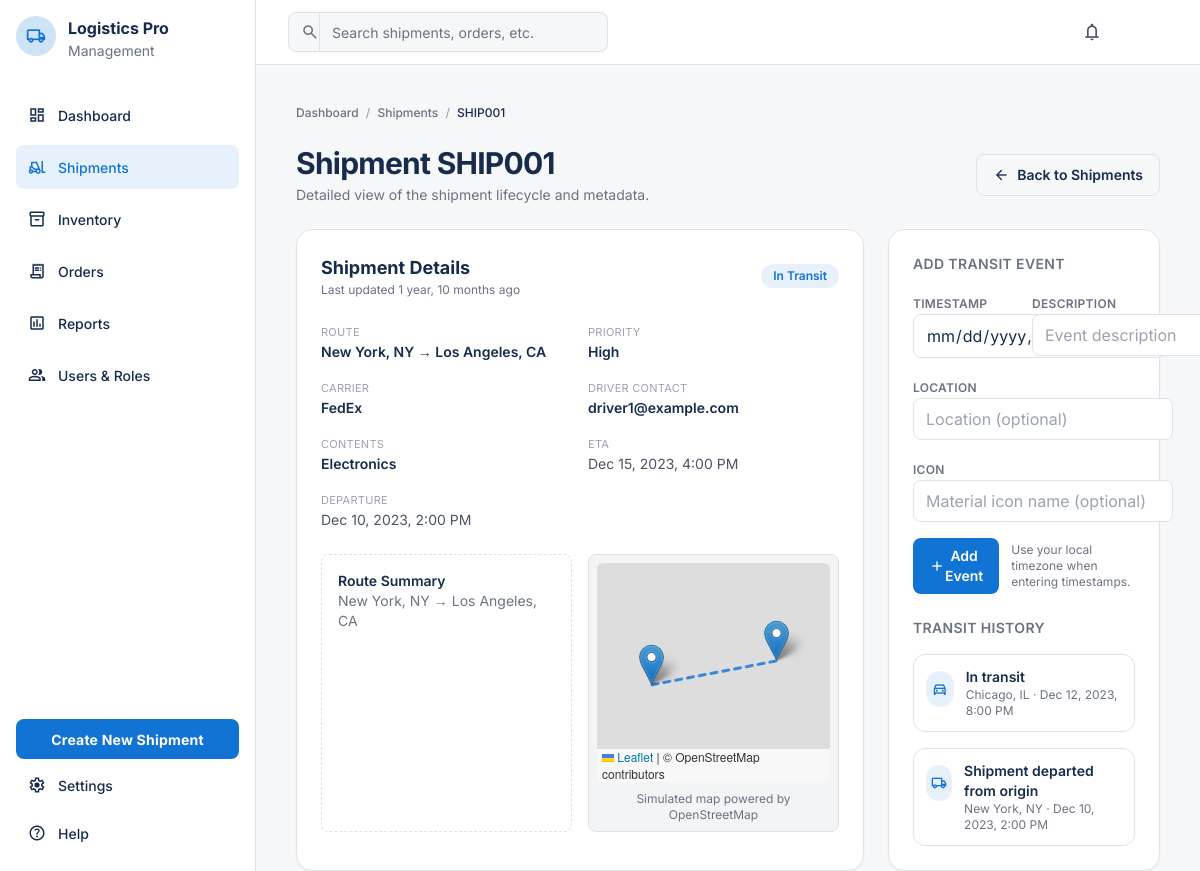
/shipments/1/, run on the app's committed database.
### shipments/models.py (models this page shows, shortened)
class Shipment(models.Model):
    STATUS_CHOICES = [
        ("in_transit", "In Transit"),
        ("delayed", "Delayed"),
        ("on_time", "On Time"),
        ("issue", "Issue"),
        ("delivered", "Delivered"),
    ]
    PRIORITY_CHOICES = [
        ("high", "High"),
        ("medium", "Medium"),
        ("low", "Low"),
    ]
    tracking_id = models.CharField(max_length=40, unique=True)
    origin = models.CharField(max_length=120)
    destination = models.CharField(max_length=120)
    eta = models.DateTimeField(null=True, blank=True)
    status = models.CharField(max_length=20, choices=STATUS_CHOICES, default="in_transit")
    priority = models.CharField(max_length=12, choices=PRIORITY_CHOICES, default="medium")
    carrier = models.CharField(max_length=120, blank=True)
    contents = models.CharField(max_length=255, blank=True)
    driver_contact = models.CharField(max_length=120, blank=True)
    departure_time = models.DateTimeField(null=True, blank=True)
    last_updated = models.DateTimeField(auto_now=True)
    class Meta:
        ordering = ["eta", "tracking_id"]

class ShipmentEvent(models.Model):
    shipment = models.ForeignKey(Shipment, related_name="events", on_delete=models.CASCADE)
    timestamp = models.DateTimeField()
    description = models.CharField(max_length=255)
    location = models.CharField(max_length=255, blank=True)
    icon = models.CharField(
        max_length=32,
        blank=True,
        help_text="Optional material icon name used to visually differentiate events.",
    )
    class Meta:
        ordering = ["-timestamp"]

### shipments/views.py (the view, shortened to what this page needs)
class ShipmentDetailView(FormMixin, DetailView):
    template_name = "shipments/detail.html"
    queryset = Shipment.objects.prefetch_related("events")
    form_class = ShipmentEventForm
    def get_context_data(self, **kwargs):
        context = super().get_context_data(**kwargs)
        event_form = kwargs.get("event_form") if "event_form" in kwargs else None
        context["event_form"] = event_form or self.get_form()
        return context

### templates/shipments/detail.html (shortened to what this page needs)
{% extends "base.html" %}
{% block head %}
  <link
    rel="stylesheet"
    href="https://unpkg.com/leaflet@1.9.4/dist/leaflet.css"
  />
{% endblock %}
{% block content %}
<div class="flex h-full flex-col gap-6 p-6 lg:p-10">
  <nav class="text-xs font-medium text-gray-500 dark:text-gray-400">
    <a href="{% url 'dashboard' %}" class="hover:text-primary">Dashboard</a>
    <span class="mx-1 text-gray-400">/</span>
    <a href="{% url 'shipments:list' %}" class="hover:text-primary">Shipments</a>
    <span class="mx-1 text-gray-400">/</span>
    <span class="text-text-light dark:text-text-dark">{{ object.tracking_id }}</span>
  </nav>
  <div class="flex flex-wrap items-center justify-between gap-4">
    <div class="flex flex-col gap-1">
      <h1 class="text-3xl font-bold tracking-tight text-text-light dark:text-text-dark">
        Shipment {{ object.tracking_id }}
      </h1>
      <p class="text-sm text-gray-500 dark:text-gray-400">
        Detailed view of the shipment lifecycle and metadata.
      </p>
    </div>
    <a
      href="{% url 'shipments:list' %}"
      class="inline-flex items-center justify-center gap-2 rounded-lg border border-border-light px-4 py-2 text-sm font-semibold text-text-light hover:bg-gray-100 dark:border-border-dark dark:text-text-dark dark:hover:bg-white/10"
    >
      <span class="material-symbols-outlined text-base">arrow_back</span>
      Back to Shipments
    </a>
  </div>
  <div class="grid gap-6 lg:grid-cols-3">
    <section class="rounded-2xl border border-border-light bg-card-light p-6 shadow-sm dark:border-border-dark dark:bg-card-dark lg:col-span-2">
      <header class="flex flex-wrap items-center justify-between gap-3">
        <div>
          <h2 class="text-lg font-bold text-text-light dark:text-text-dark">Shipment Details</h2>
          <p class="text-xs text-gray-500 dark:text-gray-400">Last updated {{ object.last_updated|timesince }} ago</p>
        </div>
        <span class="inline-flex items-center rounded-full bg-primary/10 px-3 py-1 text-xs font-semibold text-primary">
          {{ object.get_status_display }}
        </span>
      </header>
      <div class="mt-6 grid gap-4 sm:grid-cols-2 text-sm">
        <div>
          <p class="text-[11px] uppercase tracking-wide text-gray-400 dark:text-gray-500">Route</p>
          <p class="font-semibold text-text-light dark:text-text-dark">{{ object.origin }} &rarr; {{ object.destination }}</p>
        </div>
        <div>
          <p class="text-[11px] uppercase tracking-wide text-gray-400 dark:text-gray-500">Priority</p>
          <p class="font-semibold text-text-light dark:text-text-dark">{{ object.get_priority_display }}</p>
        </div>
        <div>
          <p class="text-[11px] uppercase tracking-wide text-gray-400 dark:text-gray-500">Carrier</p>
          <p class="font-semibold text-text-light dark:text-text-dark">{{ object.carrier|default:"—" }}</p>
        </div>
        <div>
          <p class="text-[11px] uppercase tracking-wide text-gray-400 dark:text-gray-500">Driver Contact</p>
          <p class="font-semibold text-text-light dark:text-text-dark">{{ object.driver_contact|default:"—" }}</p>
        </div>
        <div>
          <p class="text-[11px] uppercase tracking-wide text-gray-400 dark:text-gray-500">Contents</p>
          <p class="font-semibold text-text-light dark:text-text-dark">{{ object.contents|default:"—" }}</p>
        </div>
        <div>
          <p class="text-[11px] uppercase tracking-wide text-gray-400 dark:text-gray-500">ETA</p>
          <p class="text-gray-600 dark:text-gray-300">{{ object.eta|date:"M j, Y, g:i A"|default:"TBD" }}</p>
        </div>
        <div>
          <p class="text-[11px] uppercase tracking-wide text-gray-400 dark:text-gray-500">Departure</p>
          <p class="text-gray-600 dark:text-gray-300">{{ object.departure_time|date:"M j, Y, g:i A"|default:"TBD" }}</p>
        </div>
      </div>
      <div class="mt-6 grid gap-4 lg:grid-cols-2">
        <div class="rounded-lg border border-dashed border-border-light p-4 dark:border-border-dark">
          <p class="text-sm font-semibold text-text-light dark:text-text-dark">Route Summary</p>
          <p class="text-sm text-gray-500 dark:text-gray-400">{{ object.origin }} &rarr; {{ object.destination }}</p>
        </div>
        <div class="rounded-lg border border-border-light bg-gray-100 p-2 dark:border-border-dark dark:bg-gray-800">
          <div id="shipment-map" class="h-[220px] w-full rounded-md"></div>
          <p class="mt-2 text-center text-xs text-gray-500 dark:text-gray-400">Simulated map powered by OpenStreetMap</p>
        </div>
      </div>
    </section>
    <section class="rounded-2xl border border-border-light bg-card-light p-6 shadow-sm dark:border-border-dark dark:bg-card-dark">
      <div class="mb-6">
        <h3 class="text-sm font-semibold uppercase tracking-wide text-gray-500 dark:text-gray-300">Add Transit Event</h3>
        <form method="post" class="mt-4 grid gap-4 md:grid-cols-2">
          {% for field in event_form %}
          <div class="{% if forloop.counter > 2 %}md:col-span-2{% endif %}">
            <label for="{{ field.id_for_label }}" class="text-xs font-semibold uppercase tracking-wide text-gray-500 dark:text-gray-300">{{ field.label }}</label>
            {{ field }}
          </div>
          {% endfor %}
          <div class="md:col-span-2 flex items-center gap-3">
            <button type="submit" class="inline-flex items-center justify-center rounded-lg bg-primary px-4 py-2 text-sm font-semibold text-white hover:bg-primary/90">
              <span class="material-symbols-outlined text-base">add</span>
              Add Event
            </button>
            <p class="text-xs text-gray-500 dark:text-gray-400">Use your local timezone when entering timestamps.</p>
          </div>
        </form>
      </div>
      <h3 class="mb-4 text-sm font-semibold uppercase tracking-wide text-gray-500 dark:text-gray-300">Transit History</h3>
      <div class="space-y-4">
        {% for event in object.events.all %}
        <div class="flex gap-3 rounded-xl border border-border-light px-3 py-3 dark:border-border-dark">
          <div class="mt-1 flex h-9 w-9 items-center justify-center rounded-full bg-primary/10 text-primary dark:bg-primary/20 dark:text-primary">
            <span class="material-symbols-outlined text-base">{{ event.icon|default:"local_shipping" }}</span>
          </div>
          <div>
            <p class="text-sm font-semibold text-text-light dark:text-text-dark">{{ event.description }}</p>
            <p class="text-xs text-gray-500 dark:text-gray-400">
              {{ event.location|default:"Location unavailable" }} &middot; {{ event.timestamp|date:"M j, Y, g:i A" }}
            </p>
          </div>
        </div>
        {% empty %}
        <p class="text-sm text-gray-500 dark:text-gray-400">No event updates recorded yet.</p>
        {% endfor %}
      </div>
    </section>
  </div>
</div>
{% endblock %}

### templates/base.html (style rules this page uses)
.material-symbols-outlined { font-variation-settings: "FILL" 0, "wght" 400, "GRAD" 0, "opsz" 24; }

### data on the page
Shipment: tracking_id "SHIP001", last_updated "1 year, 10 months", status "In Transit", origin "New York, NY", destination "Los Angeles, CA", priority "High", carrier "FedEx", driver_contact "driver1@example.com", contents "Electronics", eta "Dec 15, 2023, 4:00 PM", departure_time "Dec 10, 2023, 2:00 PM"
ShipmentEvent: description "In transit", location "Chicago, IL", timestamp "Dec 12, 2023, 8:00 PM"
ShipmentEvent: description "Shipment departed from origin", location "New York, NY", timestamp "Dec 10, 2023, 2:00 PM"

### other printed values
{{ field.label }} "TIMESTAMP" "DESCRIPTION" "LOCATION" "ICON"
